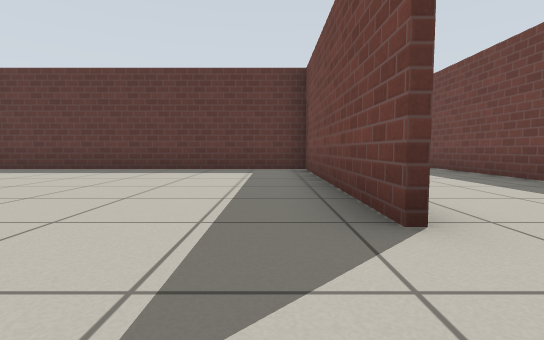
view 1 (above)

24 first-person views from a walk through a robot-simulator world made for Gazebo. The camera is 0.5 m above the floor, tilts 4° down and sees 85° across. The floor is counted in squares, 1 m on a side. Each view is taken from the middle of a square. On the plan, view 1 faces up. The plan holds only what a view shows up to about 9 squares ahead; the rest is blank. Simple patterns stand in for the simulator's built-in surfaces.

view 2
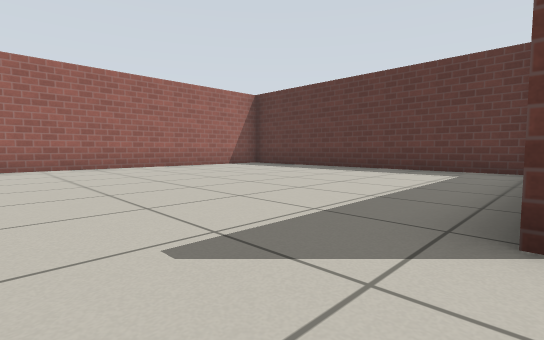

view 3
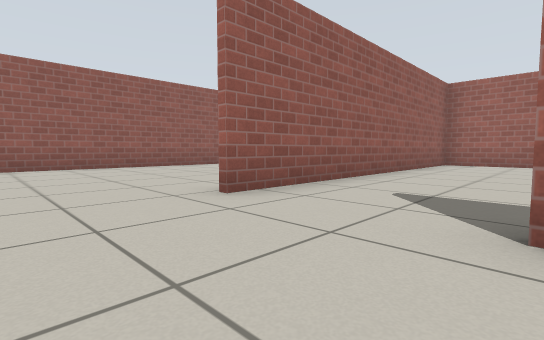

view 4
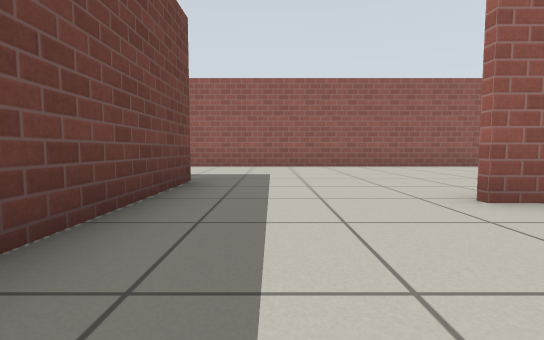

view 5
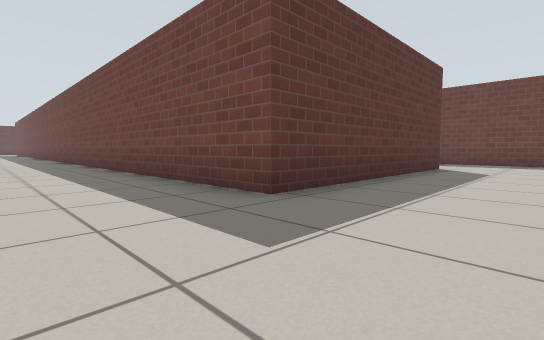

view 6
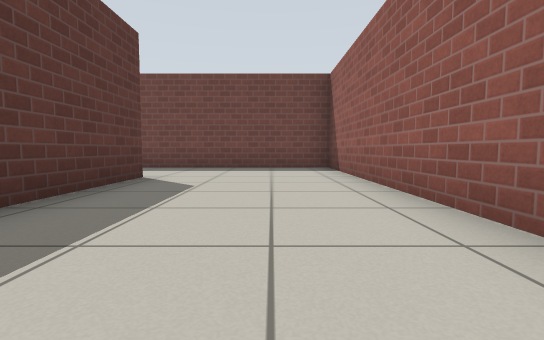

view 7
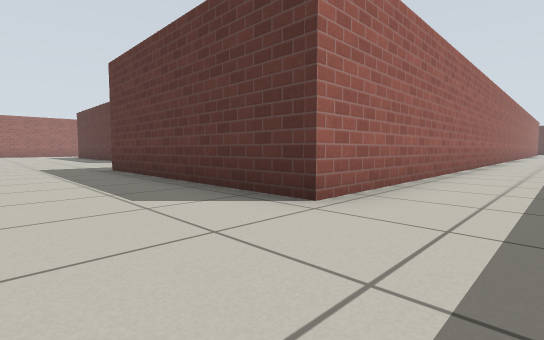

view 8
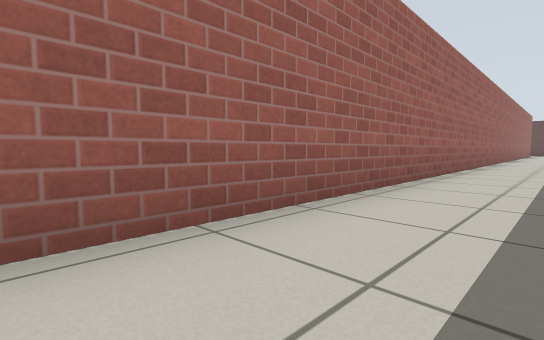

view 9
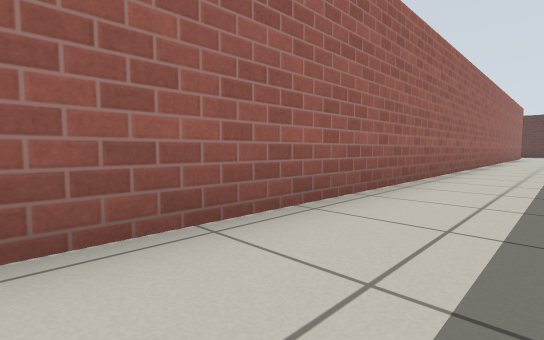

view 10
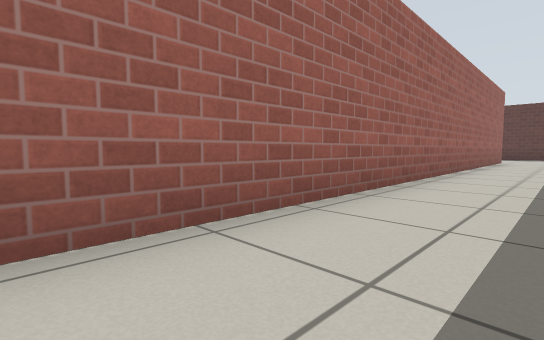

view 11
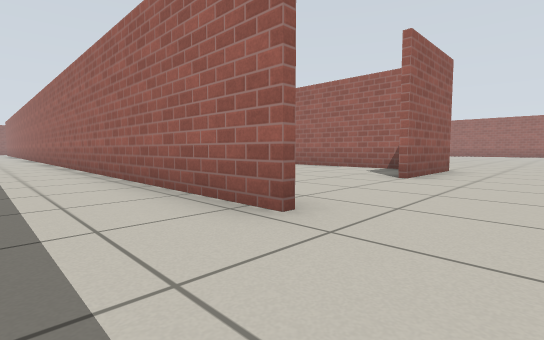

view 12
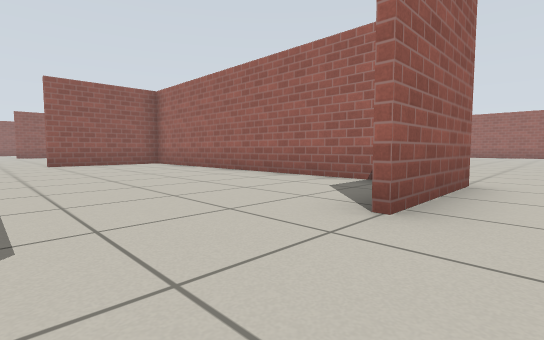

view 13
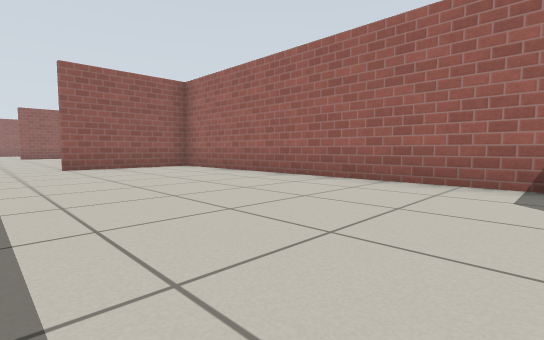

view 14
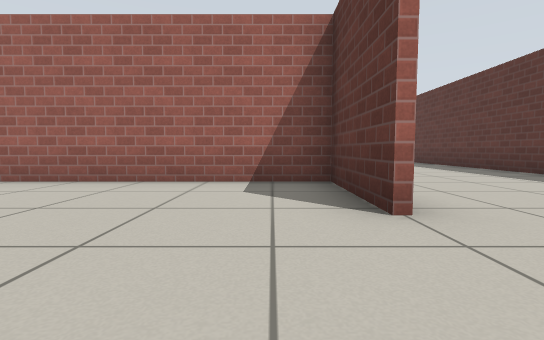

view 15
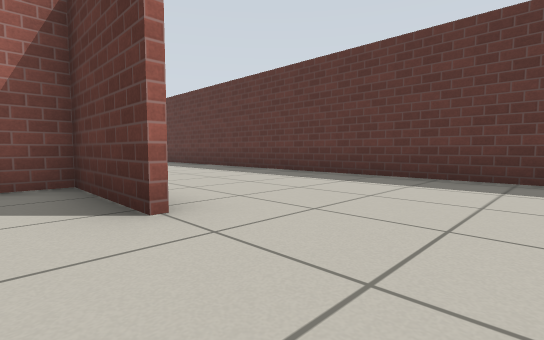

view 16
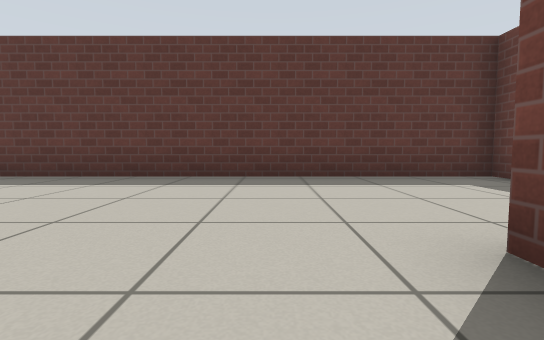

view 17
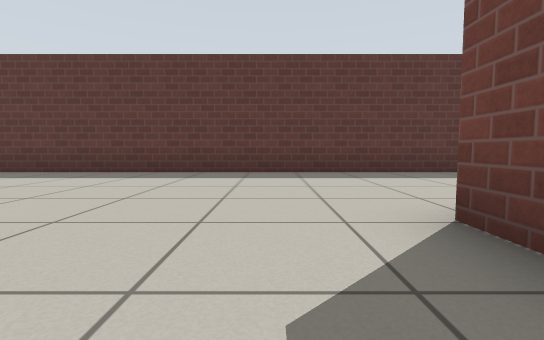

view 18
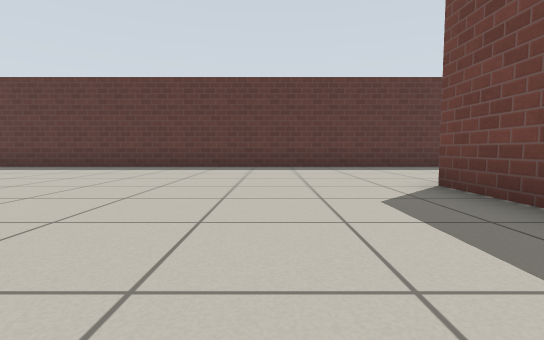

view 19
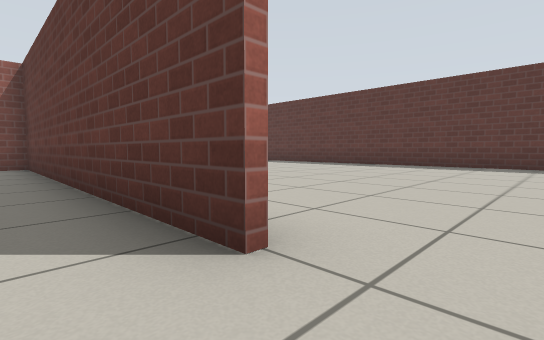

view 20
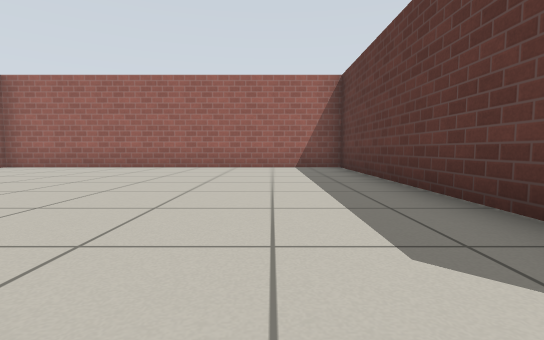

view 21
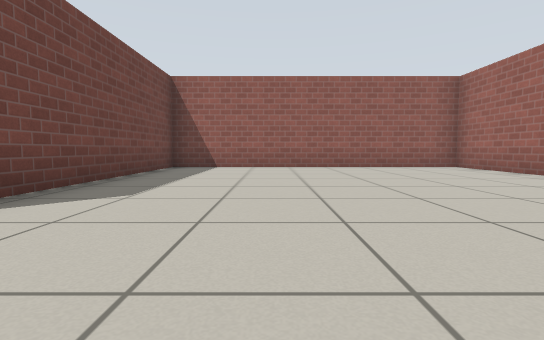

view 22
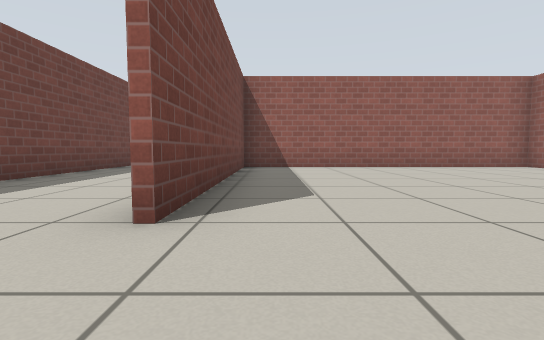

view 23
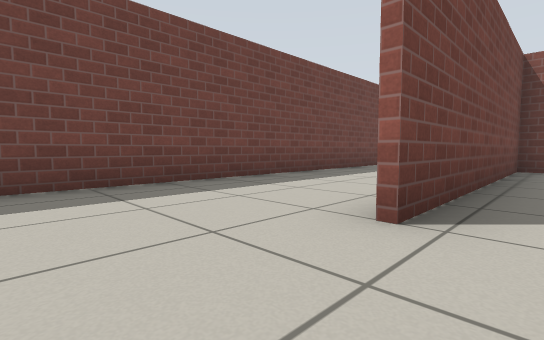

view 24
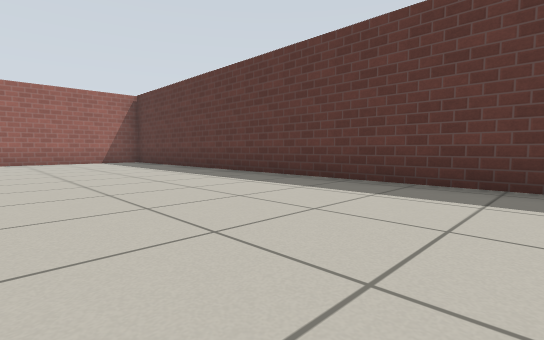

### Floor plan
Ten units are one square. View 1 is at (0, 0); x grows to the right and y downward. Boxes are objects, and circles mark ways between rooms. Rooms are numbered by the first view taken in them; rooms with no view inside come last. Other rooms are left out.
<svg viewBox="-122 -299 257 369">
<path fill="none" stroke="#000" d="M8 -18 8 -75 -69 -75M-73 -46 -73 7 10 7M43 -109 43 -199M43 -234 43 -251 69 -251M69 -249 44 -249 44 -158 76 -158M-30 65 130 65 130 15M103 -255 103 27 43 27 43 -81M-117 -262 -117 -255M130 -289 130 -294 -85 -294M10 -209 -72 -209 -72 -117 8 -117 8 -181"/>
<circle cx="15" cy="-5" r="3" fill="#2a7"/>
<circle cx="15" cy="-195" r="3" fill="#2a7"/>
<text x="-30" y="-30">1</text>
<text x="0" y="-110">2</text>
<text x="-30" y="-170">3</text>
</svg>
Room 1 opens to room 2. Room 2 opens to room 3.

Where each view was taken, in squares from view 1:
view 1: 0 up, 0 right, facing up
view 2: 0 up, 1 right, facing up-left
view 3: 2 up, 3 right, facing down-left
view 4: 2 up, 3 right, facing down
view 5: 5 down, 2 right, facing up-right
view 6: 5 down, 5 right, facing right
view 7: 5 down, 12 right, facing up-left
view 8: 1 up, 12 right, facing up-left
view 9: 6 up, 12 right, facing up-left
view 10: 12 up, 12 right, facing up-left
view 11: 27 up, 12 right, facing down-left
view 12: 26 up, 9 right, facing down-left
view 13: 24 up, 9 right, facing down-left
view 14: 24 up, 9 right, facing left
view 15: 24 up, 9 right, facing up-left
view 16: 24 up, 9 right, facing up
view 17: 23 up, 3 right, facing up
view 18: 21 up, 2 right, facing up
view 19: 20 up, 2 right, facing up-left
view 20: 19 up, 1 right, facing left
view 21: 20 up, 2 left, facing down
view 22: 20 up, 0 right, facing down
view 23: 20 up, 0 right, facing down-right
view 24: 25 up, 0 right, facing up-left
